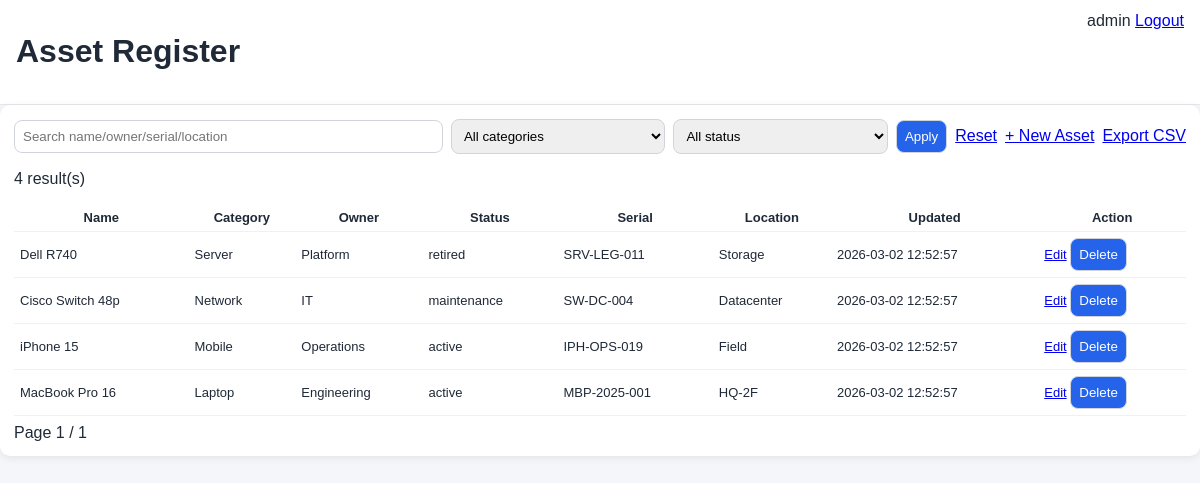
The page /assets (signed in) on the database as committed earlier.
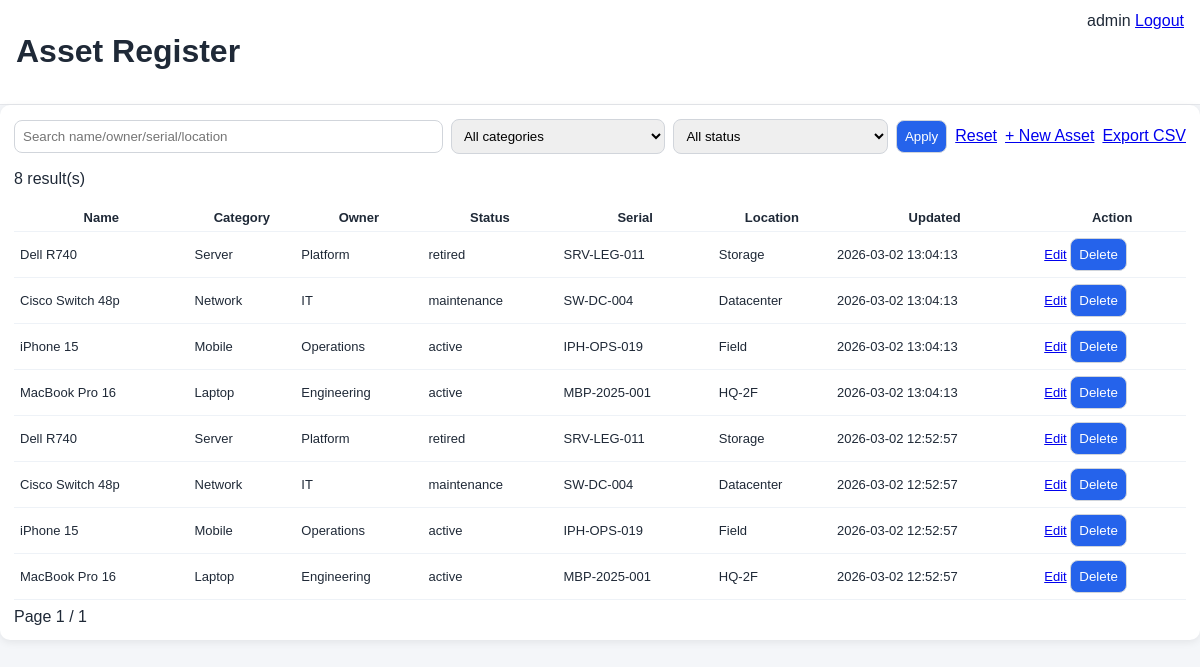
The same page on the database as committed later.
### tables this page shows
CREATE TABLE assets (
          id INTEGER PRIMARY KEY AUTOINCREMENT,
          name TEXT NOT NULL,
          category TEXT NOT NULL,
          owner TEXT NOT NULL,
          status TEXT NOT NULL,
          serial_number TEXT,
          location TEXT,
          notes TEXT,
          updated_at TEXT DEFAULT CURRENT_TIMESTAMP
        );

### app.py (the view)
@app.route("/assets")
@login_required
def assets():
    q, category, status, page = parse_filters()
    per_page = app.config["PER_PAGE"]
    all_rows = query_assets(q, category, status)
    total = len(all_rows)
    pages = max((total + per_page - 1) // per_page, 1)
    page = min(page, pages)
    rows = query_assets(q, category, status, per_page, (page - 1) * per_page)
    categories = [r[0] for r in get_db().execute("SELECT DISTINCT category FROM assets ORDER BY category").fetchall()]
    statuses = [r[0] for r in get_db().execute("SELECT DISTINCT status FROM assets ORDER BY status").fetchall()]
    return render_template("assets.html", assets=rows, q=q, category=category, status=status, categories=categories, statuses=statuses, page=page, pages=pages, total=total)

### app.py (called while the page is built)
def get_db():
    if "db" not in g:
        g.db = sqlite3.connect(app.config["DATABASE"])
        g.db.row_factory = sqlite3.Row
    return g.db

def login_required(fn):
    @wraps(fn)
    def wrapper(*args, **kwargs):
        if not session.get("user_id"):
            return redirect(url_for("login"))
        return fn(*args, **kwargs)
    return wrapper

def parse_filters():
    q = request.args.get("q", "").strip()
    category = request.args.get("category", "").strip()
    status = request.args.get("status", "").strip()
    page = max(int(request.args.get("page", "1") or 1), 1)
    return q, category, status, page

def query_assets(q="", category="", status="", limit=None, offset=None):
    where = ["1=1"]
    params = []
    if q:
        where.append("(LOWER(name) LIKE ? OR LOWER(owner) LIKE ? OR LOWER(serial_number) LIKE ? OR LOWER(location) LIKE ?)")
        like = f"%{q.lower()}%"
        params.extend([like, like, like, like])
    if category:
        where.append("LOWER(category)=?")
        params.append(category.lower())
    if status:
        where.append("LOWER(status)=?")
        params.append(status.lower())
    sql = f"SELECT * FROM assets WHERE {' AND '.join(where)} ORDER BY datetime(updated_at) DESC, id DESC"
    if limit is not None and offset is not None:
        sql += " LIMIT ? OFFSET ?"
        params.extend([limit, offset])
    rows = get_db().execute(sql, params).fetchall()
    return [dict(r) for r in rows]

### templates/assets.html (shortened to what this page needs)
<!doctype html><html><head><meta name="viewport" content="width=device-width, initial-scale=1"><link rel="stylesheet" href="{{ url_for('static', filename='styles.css') }}"><title>Assets</title></head>
<body>
<header class="top"><h1>Asset Register</h1><div>{{ session.username }} <a href="{{ url_for('logout') }}">Logout</a></div></header>
<section class="card">
<form method="get" class="filters">
  <input name="q" placeholder="Search name/owner/serial/location" value="{{ q }}">
  <select name="category"><option value="">All categories</option>{% for c in categories %}<option {% if c==category %}selected{% endif %}>{{ c }}</option>{% endfor %}</select>
  <select name="status"><option value="">All status</option>{% for s in statuses %}<option {% if s==status %}selected{% endif %}>{{ s }}</option>{% endfor %}</select>
  <button>Apply</button>
  <a href="{{ url_for('assets') }}">Reset</a>
  <a href="{{ url_for('create_asset') }}">+ New Asset</a>
  <a href="{{ url_for('export_csv', q=q, category=category, status=status) }}">Export CSV</a>
</form>
<p>{{ total }} result(s)</p>
<table><thead><tr><th>Name</th><th>Category</th><th>Owner</th><th>Status</th><th>Serial</th><th>Location</th><th>Updated</th><th>Action</th></tr></thead><tbody>
{% for a in assets %}
<tr><td>{{ a.name }}</td><td>{{ a.category }}</td><td>{{ a.owner }}</td><td>{{ a.status }}</td><td>{{ a.serial_number }}</td><td>{{ a.location }}</td><td>{{ a.updated_at }}</td>
<td><a href="{{ url_for('edit_asset', asset_id=a.id) }}">Edit</a>
<form method="post" action="{{ url_for('delete_asset', asset_id=a.id) }}" class="inline"><button>Delete</button></form></td></tr>
{% endfor %}
</tbody></table>
<div class="pager">Page {{ page }} / {{ pages }} </div>
</section></body></html>

### static/styles.css (style rules this page uses)
body { font-family:Arial,sans-serif;background:#f4f6f9;color:#1f2937;margin:0 }
.top { display:flex;justify-content:space-between;padding:12px 16px;background:#fff;border-bottom:1px solid #e5e7eb }
.card { background:#fff;padding:14px;border-radius:10px;box-shadow:0 2px 8px rgba(0,0,0,.08) }
.filters { display:grid;grid-template-columns:2fr 1fr 1fr auto auto auto auto;gap:8px;align-items:center }
input,select,textarea,button { padding:8px;border:1px solid #d1d5db;border-radius:8px }
button { background:#2563eb;color:#fff }
table { width:100%;border-collapse:collapse;font-size:13px }
th,td { padding:6px;border-bottom:1px solid #eef2f7 }
.inline { display:inline }
.pager { margin-top:8px }

Rows that differ between the two databases and show on the page:
added assets: name "Dell R740", category "Server", owner "Platform", status "retired", serial_number "SRV-LEG-011", location "Storage", updated_at "2026-03-02 13:04:13"
added assets: name "Cisco Switch 48p", category "Network", owner "IT", status "maintenance", serial_number "SW-DC-004", location "Datacenter", updated_at "2026-03-02 13:04:13"
added assets: name "iPhone 15", category "Mobile", owner "Operations", status "active", serial_number "IPH-OPS-019", location "Field", updated_at "2026-03-02 13:04:13"
added assets: name "MacBook Pro 16", category "Laptop", owner "Engineering", status "active", serial_number "MBP-2025-001", location "HQ-2F", updated_at "2026-03-02 13:04:13"
Other text that changed with them:
{{ total }}: "4" → "8"
